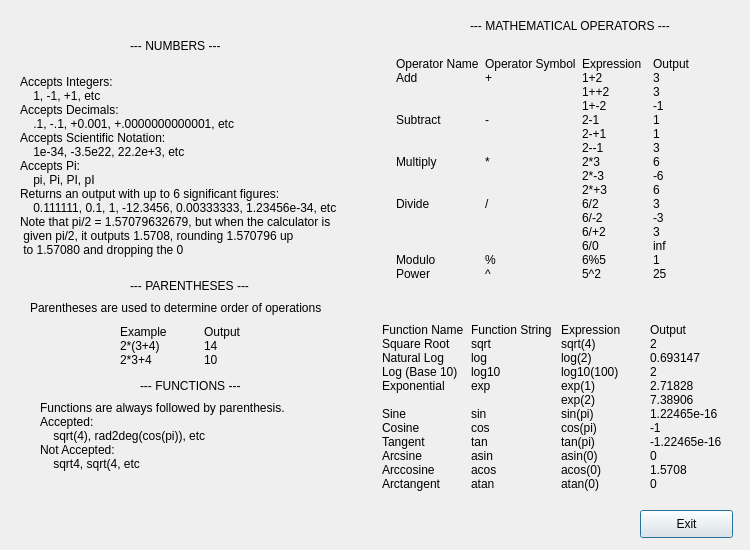
<?xml version="1.0" encoding="UTF-8"?>
<ui version="4.0">
 <class>helpDialogSci</class>
 <widget class="QDialog" name="helpDialogSci">
  <property name="geometry">
   <rect>
    <x>0</x>
    <y>0</y>
    <width>750</width>
    <height>550</height>
   </rect>
  </property>
  <property name="sizePolicy">
   <sizepolicy hsizetype="Fixed" vsizetype="Fixed">
    <horstretch>0</horstretch>
    <verstretch>0</verstretch>
   </sizepolicy>
  </property>
  <property name="minimumSize">
   <size>
    <width>750</width>
    <height>550</height>
   </size>
  </property>
  <property name="maximumSize">
   <size>
    <width>750</width>
    <height>550</height>
   </size>
  </property>
  <property name="windowTitle">
   <string>Dialog</string>
  </property>
  <widget class="QPushButton" name="pushButton_exit">
   <property name="geometry">
    <rect>
     <x>640</x>
     <y>510</y>
     <width>93</width>
     <height>28</height>
    </rect>
   </property>
   <property name="text">
    <string>Exit</string>
   </property>
  </widget>
  <widget class="QLabel" name="label_6">
   <property name="geometry">
    <rect>
     <x>30</x>
     <y>300</y>
     <width>331</width>
     <height>16</height>
    </rect>
   </property>
   <property name="text">
    <string>Parentheses are used to determine order of operations</string>
   </property>
  </widget>
  <widget class="QLabel" name="label_5">
   <property name="geometry">
    <rect>
     <x>130</x>
     <y>270</y>
     <width>141</width>
     <height>31</height>
    </rect>
   </property>
   <property name="text">
    <string>--- PARENTHESES ---</string>
   </property>
  </widget>
  <widget class="QLabel" name="label_3">
   <property name="geometry">
    <rect>
     <x>20</x>
     <y>60</y>
     <width>351</width>
     <height>211</height>
    </rect>
   </property>
   <property name="text">
    <string>Accepts Integers:
    1, -1, +1, etc
Accepts Decimals:
    .1, -.1, +0.001, +.0000000000001, etc
Accepts Scientific Notation:
    1e-34, -3.5e22, 22.2e+3, etc
Accepts Pi:
    pi, Pi, PI, pI
Returns an output with up to 6 significant figures:
    0.111111, 0.1, 1, -12.3456, 0.00333333, 1.23456e-34, etc
Note that pi/2 = 1.57079632679, but when the calculator is
 given pi/2, it outputs 1.5708, rounding 1.570796 up
 to 1.57080 and dropping the 0</string>
   </property>
  </widget>
  <widget class="QLabel" name="label_4">
   <property name="geometry">
    <rect>
     <x>130</x>
     <y>30</y>
     <width>111</width>
     <height>31</height>
    </rect>
   </property>
   <property name="text">
    <string>--- NUMBERS ---</string>
   </property>
  </widget>
  <widget class="QLabel" name="label_9">
   <property name="geometry">
    <rect>
     <x>470</x>
     <y>10</y>
     <width>221</width>
     <height>31</height>
    </rect>
   </property>
   <property name="text">
    <string>--- MATHEMATICAL OPERATORS ---</string>
   </property>
  </widget>
  <widget class="QLabel" name="label_14">
   <property name="geometry">
    <rect>
     <x>140</x>
     <y>370</y>
     <width>121</width>
     <height>31</height>
    </rect>
   </property>
   <property name="text">
    <string>--- FUNCTIONS ---</string>
   </property>
  </widget>
  <widget class="QLabel" name="label_16">
   <property name="geometry">
    <rect>
     <x>40</x>
     <y>390</y>
     <width>341</width>
     <height>91</height>
    </rect>
   </property>
   <property name="text">
    <string>Functions are always followed by parenthesis.
Accepted:
    sqrt(4), rad2deg(cos(pi)), etc
Not Accepted:
    sqrt4, sqrt(4, etc</string>
   </property>
  </widget>
  <widget class="QWidget" name="layoutWidget">
   <property name="geometry">
    <rect>
     <x>396</x>
     <y>40</y>
     <width>321</width>
     <height>258</height>
    </rect>
   </property>
   <layout class="QHBoxLayout" name="horizontalLayout">
    <item>
     <widget class="QLabel" name="label_10">
      <property name="text">
       <string>Operator Name
Add


Subtract


Multiply


Divide



Modulo
Power</string>
      </property>
     </widget>
    </item>
    <item>
     <widget class="QLabel" name="label_11">
      <property name="text">
       <string>Operator Symbol
+


-


*


/



%
^</string>
      </property>
     </widget>
    </item>
    <item>
     <widget class="QLabel" name="label_12">
      <property name="text">
       <string>Expression
1+2
1++2
1+-2
2-1
2-+1
2--1
2*3
2*-3
2*+3
6/2
6/-2
6/+2
6/0
6%5
5^2</string>
      </property>
     </widget>
    </item>
    <item>
     <widget class="QLabel" name="label_13">
      <property name="text">
       <string>Output
3
3
-1
1
1
3
6
-6
6
3
-3
3
inf
1
25</string>
      </property>
     </widget>
    </item>
   </layout>
  </widget>
  <widget class="QWidget" name="layoutWidget">
   <property name="geometry">
    <rect>
     <x>382</x>
     <y>310</y>
     <width>351</width>
     <height>194</height>
    </rect>
   </property>
   <layout class="QHBoxLayout" name="horizontalLayout_2">
    <item>
     <widget class="QLabel" name="label_15">
      <property name="text">
       <string>Function Name
Square Root
Natural Log
Log (Base 10)
Exponential

Sine
Cosine
Tangent
Arcsine
Arccosine
Arctangent</string>
      </property>
     </widget>
    </item>
    <item>
     <widget class="QLabel" name="label_19">
      <property name="text">
       <string>Function String
sqrt
log
log10
exp

sin
cos
tan
asin
acos
atan</string>
      </property>
     </widget>
    </item>
    <item>
     <widget class="QLabel" name="label_21">
      <property name="text">
       <string>Expression
sqrt(4)
log(2)
log10(100)
exp(1)
exp(2)
sin(pi)
cos(pi)
tan(pi)
asin(0)
acos(0)
atan(0)</string>
      </property>
     </widget>
    </item>
    <item>
     <widget class="QLabel" name="label_20">
      <property name="text">
       <string>Output
2
0.693147
2
2.71828
7.38906
1.22465e-16
-1
-1.22465e-16
0
1.5708
0</string>
      </property>
     </widget>
    </item>
   </layout>
  </widget>
  <widget class="QWidget" name="horizontalLayoutWidget">
   <property name="geometry">
    <rect>
     <x>120</x>
     <y>320</y>
     <width>161</width>
     <height>51</height>
    </rect>
   </property>
   <layout class="QHBoxLayout" name="horizontalLayout_3">
    <item>
     <widget class="QLabel" name="label_7">
      <property name="text">
       <string>Example
2*(3+4)
2*3+4</string>
      </property>
     </widget>
    </item>
    <item>
     <widget class="QLabel" name="label_8">
      <property name="text">
       <string>Output
14
10</string>
      </property>
     </widget>
    </item>
   </layout>
  </widget>
 </widget>
 <resources/>
 <connections/>
</ui>
